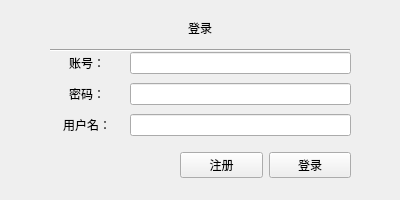
<?xml version="1.0" encoding="UTF-8"?>
<ui version="4.0">
 <class>Widget</class>
 <widget class="QWidget" name="Widget">
  <property name="geometry">
   <rect>
    <x>0</x>
    <y>0</y>
    <width>400</width>
    <height>200</height>
   </rect>
  </property>
  <property name="windowTitle">
   <string>Login</string>
  </property>
  <widget class="QWidget" name="widget" native="true">
   <property name="geometry">
    <rect>
     <x>0</x>
     <y>0</y>
     <width>400</width>
     <height>200</height>
    </rect>
   </property>
   <widget class="Line" name="line">
    <property name="geometry">
     <rect>
      <x>50</x>
      <y>45</y>
      <width>300</width>
      <height>10</height>
     </rect>
    </property>
    <property name="orientation">
     <enum>Qt::Horizontal</enum>
    </property>
   </widget>
   <widget class="QLabel" name="titleLb">
    <property name="geometry">
     <rect>
      <x>150</x>
      <y>10</y>
      <width>100</width>
      <height>35</height>
     </rect>
    </property>
    <property name="styleSheet">
     <string notr="true">font: 20pt &quot;黑体&quot;;</string>
    </property>
    <property name="text">
     <string>登录</string>
    </property>
    <property name="alignment">
     <set>Qt::AlignCenter</set>
    </property>
   </widget>
   <widget class="QWidget" name="gridLayoutWidget">
    <property name="geometry">
     <rect>
      <x>50</x>
      <y>49</y>
      <width>301</width>
      <height>91</height>
     </rect>
    </property>
    <layout class="QGridLayout" name="gridLayout">
     <item row="0" column="0">
      <widget class="QLabel" name="accoutLb">
       <property name="styleSheet">
        <string notr="true">font: 12pt &quot;黑体&quot;;</string>
       </property>
       <property name="text">
        <string>账号：</string>
       </property>
       <property name="alignment">
        <set>Qt::AlignCenter</set>
       </property>
      </widget>
     </item>
     <item row="1" column="0">
      <widget class="QLabel" name="passwordLb">
       <property name="styleSheet">
        <string notr="true">font: 12pt &quot;黑体&quot;;</string>
       </property>
       <property name="text">
        <string>密码：</string>
       </property>
       <property name="alignment">
        <set>Qt::AlignCenter</set>
       </property>
      </widget>
     </item>
     <item row="2" column="0">
      <widget class="QLabel" name="nameLb">
       <property name="styleSheet">
        <string notr="true">font: 12pt &quot;黑体&quot;;</string>
       </property>
       <property name="text">
        <string>用户名：</string>
       </property>
       <property name="alignment">
        <set>Qt::AlignCenter</set>
       </property>
      </widget>
     </item>
     <item row="1" column="1" colspan="3">
      <widget class="QLineEdit" name="passwordEdit">
       <property name="styleSheet">
        <string notr="true">font: 12pt &quot;黑体&quot;;</string>
       </property>
      </widget>
     </item>
     <item row="2" column="1" colspan="3">
      <widget class="QLineEdit" name="nameEdit">
       <property name="styleSheet">
        <string notr="true">font: 12pt &quot;黑体&quot;;</string>
       </property>
      </widget>
     </item>
     <item row="0" column="1" colspan="3">
      <widget class="QLineEdit" name="accoutEdit">
       <property name="styleSheet">
        <string notr="true">font: 12pt &quot;黑体&quot;;</string>
       </property>
      </widget>
     </item>
    </layout>
   </widget>
   <widget class="QWidget" name="gridLayoutWidget_2">
    <property name="geometry">
     <rect>
      <x>180</x>
      <y>150</y>
      <width>171</width>
      <height>31</height>
     </rect>
    </property>
    <layout class="QGridLayout" name="gridLayout_2">
     <item row="0" column="0">
      <widget class="QPushButton" name="signupBtn">
       <property name="styleSheet">
        <string notr="true">font: 12pt &quot;黑体&quot;;</string>
       </property>
       <property name="text">
        <string>注册</string>
       </property>
      </widget>
     </item>
     <item row="0" column="1">
      <widget class="QPushButton" name="loginBtn">
       <property name="styleSheet">
        <string notr="true">font: 12pt &quot;黑体&quot;;</string>
       </property>
       <property name="text">
        <string>登录</string>
       </property>
      </widget>
     </item>
    </layout>
   </widget>
  </widget>
 </widget>
 <tabstops>
  <tabstop>accoutEdit</tabstop>
  <tabstop>passwordEdit</tabstop>
  <tabstop>nameEdit</tabstop>
  <tabstop>signupBtn</tabstop>
  <tabstop>loginBtn</tabstop>
 </tabstops>
 <resources/>
 <connections/>
</ui>
